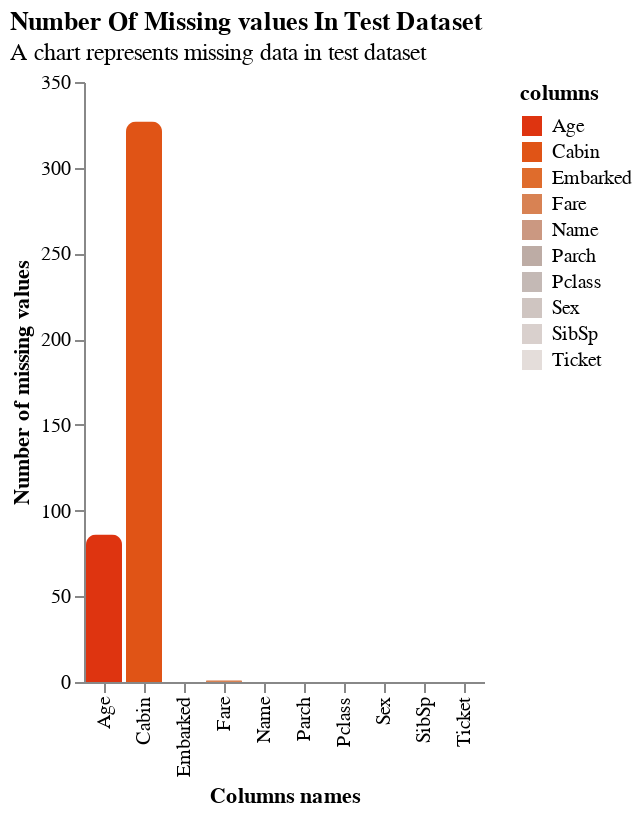

Write notebook code for a chart like this one.
### Code cell
plot_nan(test_df, name="test dataset", only_nan=False, use_percent=False)

### Figure 1 — Vega-Lite specification as saved in the notebook (floating-point values rounded to 4 significant figures)
{"$schema": "https://vega.github.io/schema/vega-lite/v5.20.1.json", "config": {"axis": {"grid": false}, "view": {"continuousHeight": 300, "continuousWidth": 300, "stroke": null}}, "data": {"name": "data-dcb125812a966ffd090a54dbd7db12b3"}, "datasets": {"data-dcb125812a966ffd090a54dbd7db12b3": [{"columns": "Pclass", "percent_nan": 0, "total_nan": 0}, {"columns": "Name", "percent_nan": 0, "total_nan": 0}, {"columns": "Sex", "percent_nan": 0, "total_nan": 0}, {"columns": "Age", "percent_nan": 21, "total_nan": 86}, {"columns": "SibSp", "percent_nan": 0, "total_nan": 0}, {"columns": "Parch", "percent_nan": 0, "total_nan": 0}, {"columns": "Ticket", "percent_nan": 0, "total_nan": 0}, {"columns": "Fare", "percent_nan": 0, "total_nan": 1}, {"columns": "Cabin", "percent_nan": 78, "total_nan": 327}, {"columns": "Embarked", "percent_nan": 0, "total_nan": 0}]}, "encoding": {"color": {"field": "columns", "legend": {"orient": "right"}, "scale": {"reverse": true, "scheme": "lightgreyred"}, "type": "nominal"}, "text": {"field": "columns", "type": "nominal"}, "tooltip": [{"field": "columns", "type": "nominal"}, {"field": "total_nan", "type": "quantitative"}, {"field": "percent_nan", "type": "quantitative"}], "x": {"field": "columns", "title": "Columns names", "type": "nominal"}, "y": {"field": "total_nan", "title": "Number of missing values", "type": "quantitative"}}, "mark": {"cornerRadiusTopLeft": 5, "cornerRadiusTopRight": 5, "type": "bar"}, "title": {"anchor": "start", "subtitle": "A chart represents missing data in test dataset", "text": "Number Of Missing values In Test Dataset"}}
